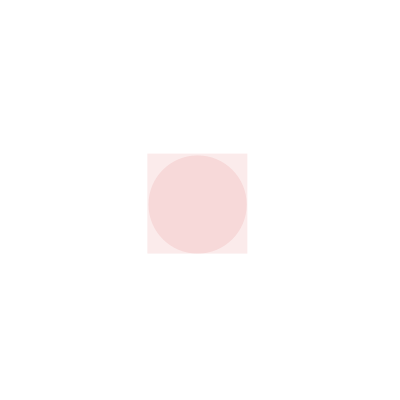
Frame 1 (no input)
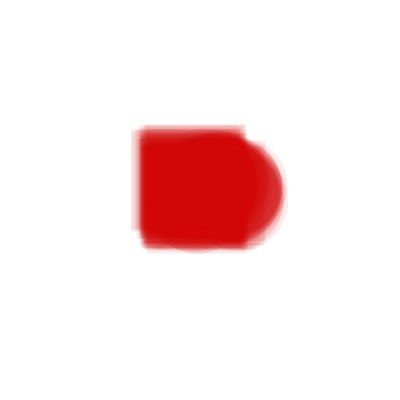
Frame 60 (the mouse pressed at the canvas centre just before this capture)
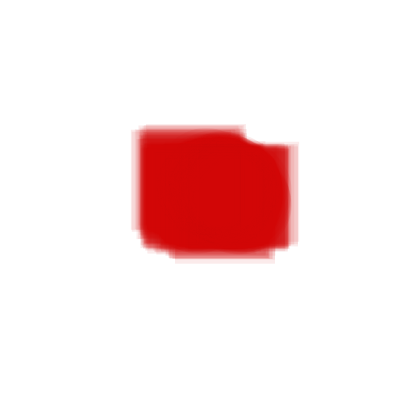
Frame 120 (the mouse held since frame 60 and released just before this capture)

The Processing sketch that drew these frames (run headless with seeded random() and noise(); from frame 60 on, the mouse is pressed at the canvas centre):

// Processing sketch: przyklad010fZmienne5constrainKwadratTezDistAbstrakcja2
// ── przyklad010fZmienne5constrainKwadratTezDistAbstrakcja2.pde
void setup()
{
  size(400, 400);
  rectMode(CENTER);
  background(255);
  noStroke();
}

float srednica;
float X = 200;
float Y = 200;
float A = 200;
float Z = 200;
void draw()
{
  srednica = random(95,100);
  X = X + random(-5,5);
  Y = Y + random(-5,5);

  A = A + random(-5,5);
  Z = Z + random(-5,5);

  if( dist(X,Y, A,Z) < 100 )
    fill(200, 0, 0, 20);
  else
    fill(255, 20);
    
  rect(A, Z,100,100);
  ellipse(X, Y, srednica, srednica);
}
